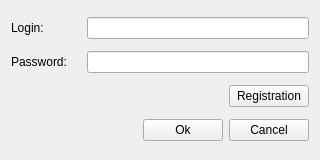
<?xml version="1.0" encoding="UTF-8"?>
<ui version="4.0">
 <class>Form</class>
 <widget class="QWidget" name="Form">
  <property name="geometry">
   <rect>
    <x>0</x>
    <y>0</y>
    <width>320</width>
    <height>160</height>
   </rect>
  </property>
  <property name="minimumSize">
   <size>
    <width>320</width>
    <height>160</height>
   </size>
  </property>
  <property name="maximumSize">
   <size>
    <width>320</width>
    <height>160</height>
   </size>
  </property>
  <property name="windowTitle">
   <string>Form</string>
  </property>
  <layout class="QVBoxLayout" name="verticalLayout">
   <item>
    <layout class="QHBoxLayout" name="horizontalLayout">
     <item>
      <widget class="QLabel" name="labelLogin">
       <property name="minimumSize">
        <size>
         <width>70</width>
         <height>0</height>
        </size>
       </property>
       <property name="text">
        <string>Login:</string>
       </property>
      </widget>
     </item>
     <item>
      <widget class="QLineEdit" name="lineEditLogin"/>
     </item>
    </layout>
   </item>
   <item>
    <layout class="QHBoxLayout" name="horizontalLayout_2">
     <item>
      <widget class="QLabel" name="labelPassword">
       <property name="minimumSize">
        <size>
         <width>70</width>
         <height>0</height>
        </size>
       </property>
       <property name="text">
        <string>Password:</string>
       </property>
      </widget>
     </item>
     <item>
      <widget class="QLineEdit" name="lineEditPassword">
       <property name="echoMode">
        <enum>QLineEdit::Normal</enum>
       </property>
      </widget>
     </item>
    </layout>
   </item>
   <item>
    <layout class="QHBoxLayout" name="horizontalLayout_3">
     <item>
      <spacer name="horizontalSpacer">
       <property name="orientation">
        <enum>Qt::Horizontal</enum>
       </property>
       <property name="sizeHint" stdset="0">
        <size>
         <width>40</width>
         <height>20</height>
        </size>
       </property>
      </spacer>
     </item>
     <item>
      <widget class="QPushButton" name="pushButtonRegistration">
       <property name="text">
        <string>Registration</string>
       </property>
      </widget>
     </item>
    </layout>
   </item>
   <item>
    <layout class="QHBoxLayout" name="horizontalLayout_4">
     <item>
      <spacer name="horizontalSpacer_2">
       <property name="orientation">
        <enum>Qt::Horizontal</enum>
       </property>
       <property name="sizeHint" stdset="0">
        <size>
         <width>40</width>
         <height>20</height>
        </size>
       </property>
      </spacer>
     </item>
     <item>
      <widget class="QPushButton" name="pushButtonOk">
       <property name="text">
        <string>Ok</string>
       </property>
      </widget>
     </item>
     <item>
      <widget class="QPushButton" name="pushButtonCancel">
       <property name="text">
        <string>Cancel</string>
       </property>
      </widget>
     </item>
    </layout>
   </item>
  </layout>
 </widget>
 <resources/>
 <connections/>
</ui>
